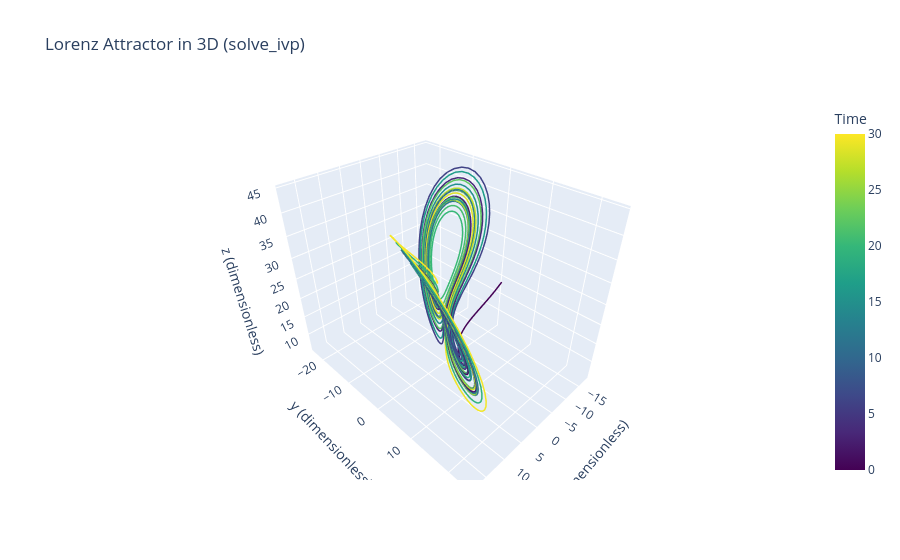

Source (notebook cell):
### Code cell
# Interactive 3D view of the Lorenz attractor: click and drag to rotate, scroll to zoom
figure_3d = go.Figure()
figure_3d.add_trace(
    go.Scatter3d(
        x=x_ivp_values,
        y=y_ivp_values,
        z=z_ivp_values,
        mode="lines",
        line=dict(color=t_values, colorscale="Viridis", width=3, colorbar=dict(title="Time")),
        name="solve_ivp"
    )
)
figure_3d.update_layout(
    title="Lorenz Attractor in 3D (solve_ivp)",
    scene=dict(
        xaxis_title="x (dimensionless)",
        yaxis_title="y (dimensionless)",
        zaxis_title="z (dimensionless)"
    )
)
figure_3d.show()

### Figure 1 — Plotly figure (JSON) as saved in the notebook; plotly's stock layout.template omitted (floating-point values rounded to 4 significant figures; data arrays with more than 128 entries replaced by an {"elided": "..."} marker saying what was removed)
{"data": [{"line": {"color": {"elided": "3001 float values"}, "colorbar": {"title": {"text": "Time"}}, "colorscale": [[0, "#440154"], [0.1111, "#482878"], [0.2222, "#3e4989"], [0.3333, "#31688e"], [0.4444, "#26828e"], [0.5556, "#1f9e89"], [0.6667, "#35b779"], [0.7778, "#6ece58"], [0.8889, "#b5de2b"], [1, "#fde725"]], "width": 3}, "mode": "lines", "name": "solve_ivp", "type": "scatter3d", "x": {"elided": "3001 float values"}, "y": {"elided": "3001 float values"}, "z": {"elided": "3001 float values"}}], "layout": {"scene": {"xaxis": {"title": {"text": "x (dimensionless)"}}, "yaxis": {"title": {"text": "y (dimensionless)"}}, "zaxis": {"title": {"text": "z (dimensionless)"}}}, "title": {"text": "Lorenz Attractor in 3D (solve_ivp)"}}}
